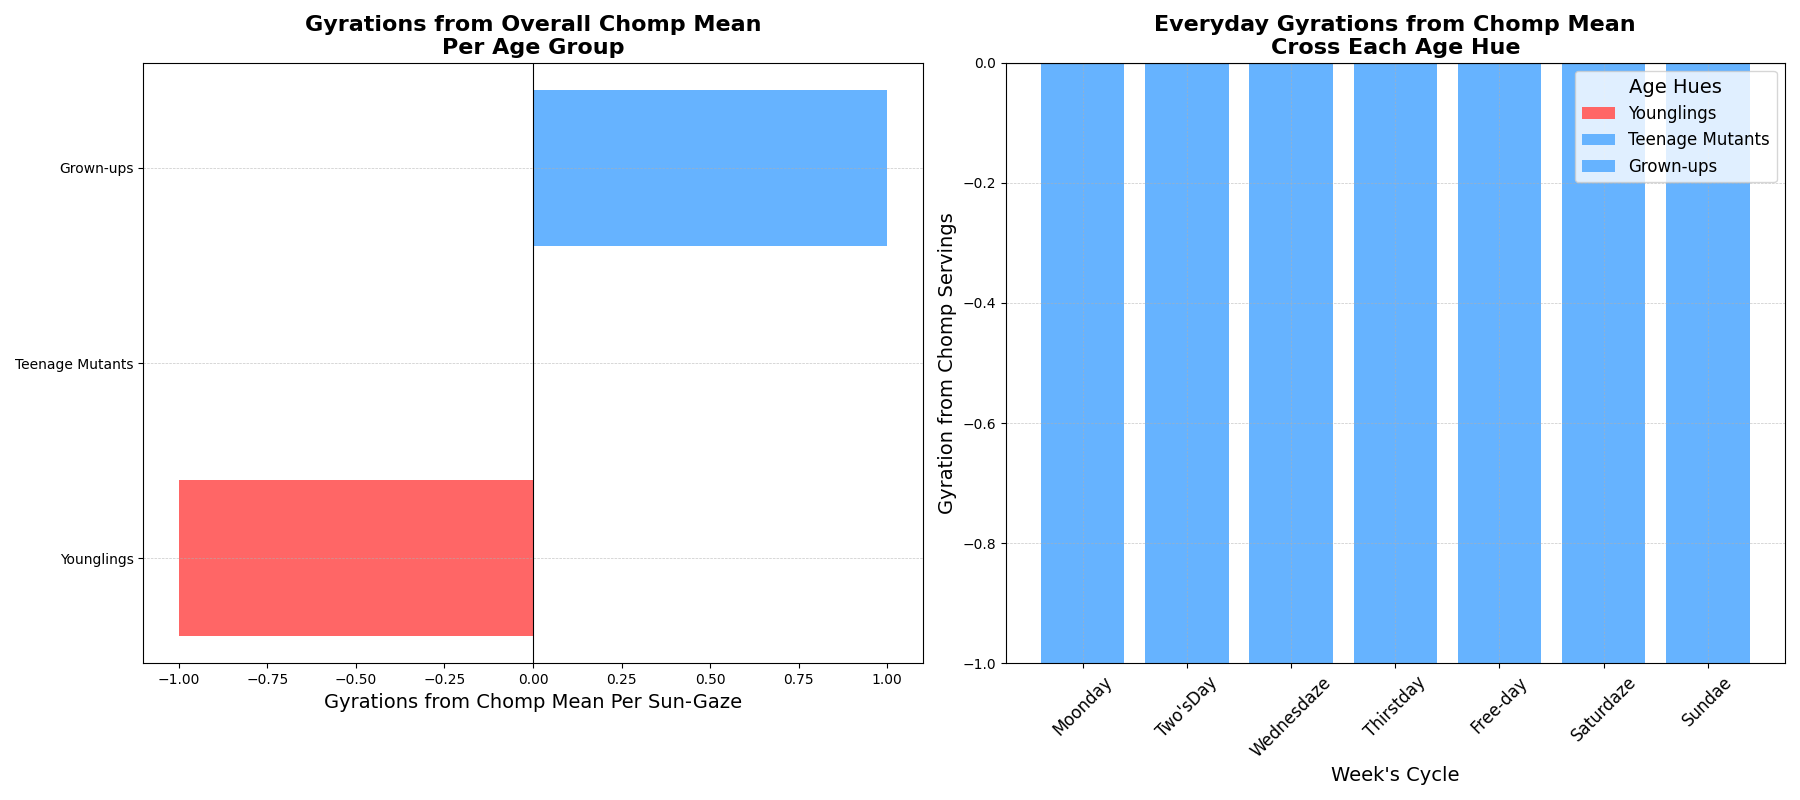

This figure's Python source:
import numpy as np
import matplotlib.pyplot as plt

days = ["Moonday", "Two'sDay", "Wednesdaze", "Thirstday", "Free-day", "Saturdaze", "Sundae"]

kids = [3, 4, 3, 4, 4, 5, 6]
teens = [4, 5, 4, 5, 5, 6, 7]
adults = [5, 6, 5, 6, 6, 7, 8]

data = np.array([kids, teens, adults])

age_groups = ["Younglings", "Teenage Mutants", "Grown-ups"]
weekly_averages = [np.mean(kids), np.mean(teens), np.mean(adults)]

fig, axs = plt.subplots(1, 2, figsize=(18, 8))

overall_mean = np.mean(weekly_averages)

diverging_values = np.array(weekly_averages) - overall_mean
axs[0].barh(age_groups, diverging_values, color=['#FF6666' if v < 0 else '#66B3FF' for v in diverging_values])
axs[0].axvline(0, color='black', linewidth=0.8)
axs[0].set_title("Gyrations from Overall Chomp Mean\nPer Age Group", fontsize=16, fontweight='bold')
axs[0].set_xlabel("Gyrations from Chomp Mean Per Sun-Gaze", fontsize=14)
axs[0].grid(axis='y', linestyle='--', linewidth=0.5, alpha=0.7)

x = np.arange(len(days))
means = data.mean(axis=0)
diverging_data = data - means

for i, (age_group, d_data) in enumerate(zip(age_groups, diverging_data)):
    axs[1].bar(x, d_data, label=age_group, bottom=diverging_data[:i].sum(axis=0),
               color=['#FF6666' if v < 0 else '#66B3FF' for v in d_data])

axs[1].axhline(0, color='black', linewidth=0.8)
axs[1].set_title("Everyday Gyrations from Chomp Mean\nCross Each Age Hue", fontsize=16, fontweight='bold')
axs[1].set_xlabel("Week's Cycle", fontsize=14)
axs[1].set_ylabel("Gyration from Chomp Servings", fontsize=14)
axs[1].set_xticks(x)
axs[1].set_xticklabels(days, rotation=45, fontsize=12)
axs[1].legend(title="Age Hues", fontsize=12, title_fontsize=14)
axs[1].grid(True, linestyle='--', linewidth=0.5, alpha=0.7)

plt.tight_layout()
plt.show()
